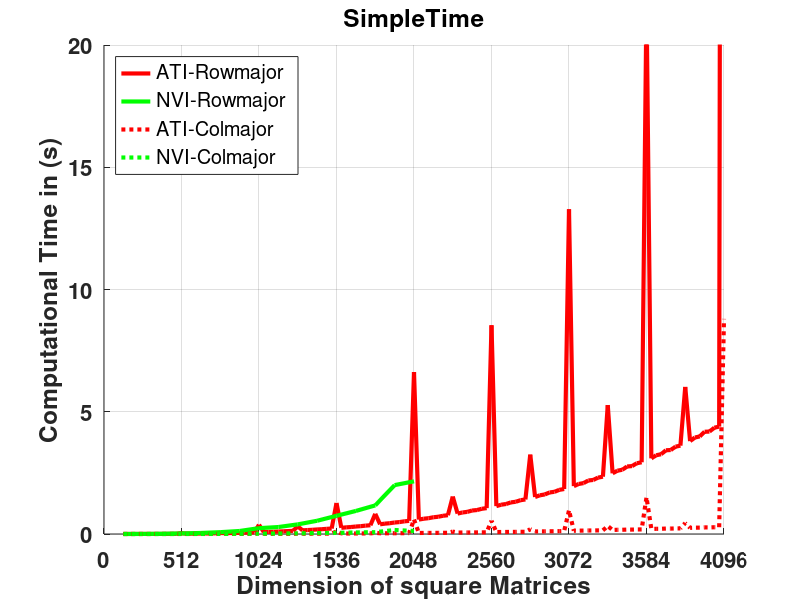
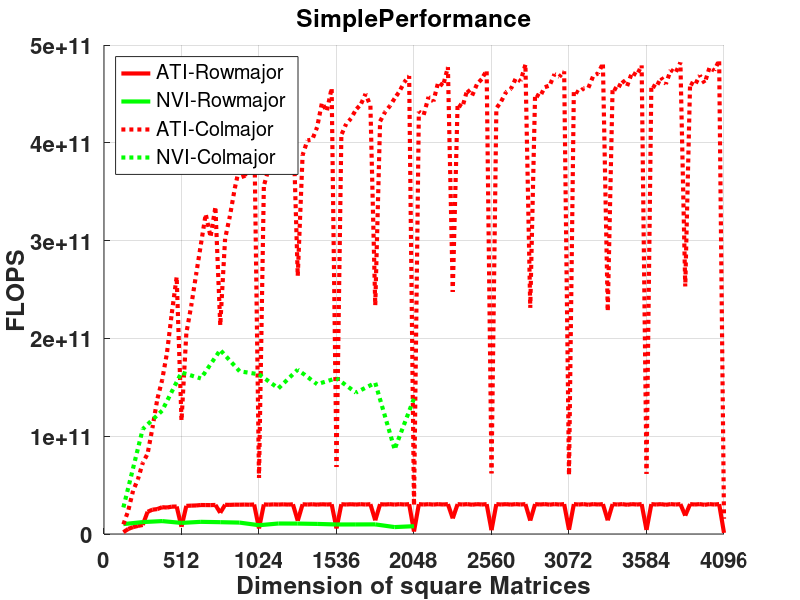
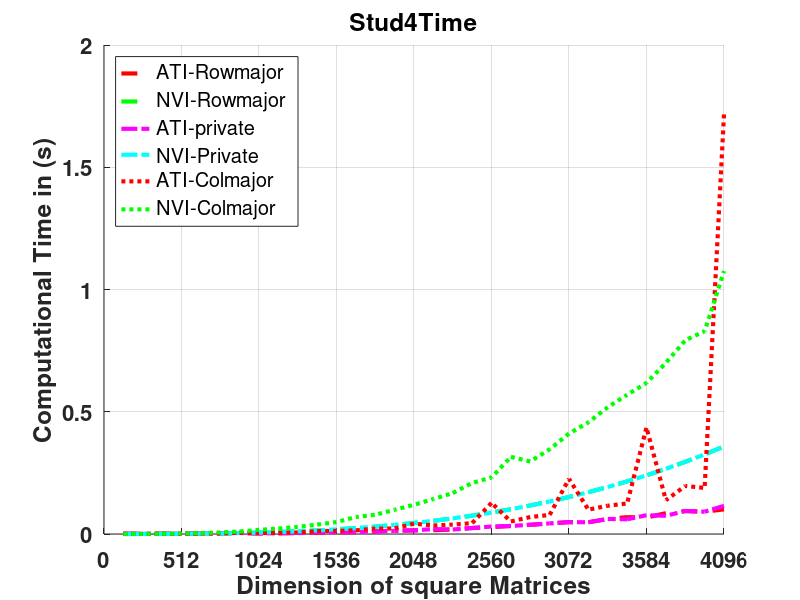
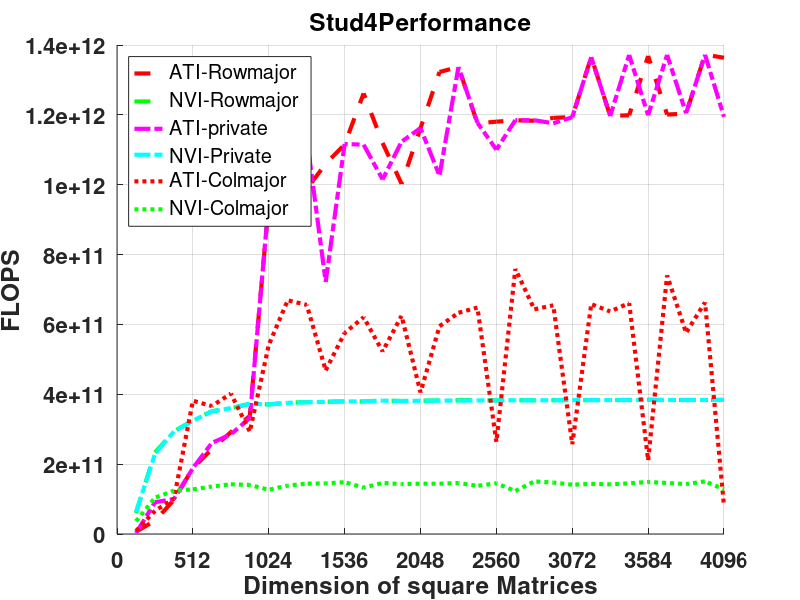

Write MATLAB code to recreate these figures, in order.
x = 128:128:4096; %anfangswert, schrittweite, endwert
xsmall = 128 : 128 : 2048;
xalot = 128 : 32 : 4096;


%%%%%% NVIDIA Results	

NVIstud4_RMBlockUnrolled_float_B32x2_n = [2.09715e+06,1.67772e+07,5.66231e+07,1.34218e+08,2.62144e+08,4.52985e+08,7.19323e+08,1.07374e+09,1.52882e+09,2.09715e+09,2.79131e+09,3.62388e+09,4.60744e+09,5.75459e+09,7.07789e+09,8.58993e+09,1.03033e+10,1.22306e+10,1.43844e+10,1.67772e+10,1.94217e+10,2.23305e+10,2.5516e+10,2.8991e+10,3.2768e+10,3.68595e+10,4.12782e+10,4.60367e+10,5.11474e+10,5.66231e+10,6.24763e+10,6.87195e+10];
NVIstud4_RMBlockUnrolled_float_B32x2_o = [4.17792e+06,3.34889e+07,1.13099e+08,2.68173e+08,5.23878e+08,9.0538e+08,1.43784e+09,2.14644e+09,3.05632e+09,4.19267e+09,5.58064e+09,7.2454e+09,9.21212e+09,1.1506e+10,1.41521e+10,1.71757e+10,2.06019e+10,2.44559e+10,2.87628e+10,3.35479e+10,3.88362e+10,4.4653e+10,5.10234e+10,5.79726e+10,6.55258e+10,7.3708e+10,8.25445e+10,9.20605e+10,1.02281e+11,1.13231e+11,1.24937e+11,1.37422e+11];
NVIstud4_RMBlockUnrolled_float_B32x2_t = [6.95e-05,0.0001435,0.0003849,0.0008254,0.0014903,0.0025152,0.0038567,0.0057873,0.0081324,0.0111031,0.0147407,0.0190849,0.0242757,0.0301238,0.0371731,0.0450139,0.0538992,0.0638488,0.0750117,0.0877034,0.101376,0.116652,0.133159,0.15126,0.170874,0.192216,0.214926,0.239404,0.266653,0.2951,0.325535,0.357931];
NVIstud4_RMBlockUnrolled_float_B32x2_p = [6.0114e+10,2.33372e+11,2.93839e+11,3.24901e+11,3.51525e+11,3.59963e+11,3.72817e+11,3.70887e+11,3.7582e+11,3.77612e+11,3.78587e+11,3.7964e+11,3.79479e+11,3.81956e+11,3.80708e+11,3.81564e+11,3.8223e+11,3.83028e+11,3.83444e+11,3.82515e+11,3.8309e+11,3.82788e+11,3.83177e+11,3.83265e+11,3.83473e+11,3.83465e+11,3.8406e+11,3.84541e+11,3.83574e+11,3.83705e+11,3.83789e+11,3.83935e+11];
     
NVIstud4_RMunrolledBsregister_float_B32x2_n = [2.09715e+06,1.67772e+07,5.66231e+07,1.34218e+08,2.62144e+08,4.52985e+08,7.19323e+08,1.07374e+09,1.52882e+09,2.09715e+09,2.79131e+09,3.62388e+09,4.60744e+09,5.75459e+09,7.07789e+09,8.58993e+09,1.03033e+10,1.22306e+10,1.43844e+10,1.67772e+10,1.94217e+10,2.23305e+10,2.5516e+10,2.8991e+10,3.2768e+10,3.68595e+10,4.12782e+10,4.60367e+10,5.11474e+10,5.66231e+10,6.24763e+10,6.87195e+10];
NVIstud4_RMunrolledBsregister_float_B32x2_o = [4.17792e+06,3.34889e+07,1.13099e+08,2.68173e+08,5.23878e+08,9.0538e+08,1.43784e+09,2.14644e+09,3.05632e+09,4.19267e+09,5.58064e+09,7.2454e+09,9.21212e+09,1.1506e+10,1.41521e+10,1.71757e+10,2.06019e+10,2.44559e+10,2.87628e+10,3.35479e+10,3.88362e+10,4.4653e+10,5.10234e+10,5.79726e+10,6.55258e+10,7.3708e+10,8.25445e+10,9.20605e+10,1.02281e+11,1.13231e+11,1.24937e+11,1.37422e+11];
NVIstud4_RMunrolledBsregister_float_B32x2_t = [6.67e-05,0.0001463,0.0003856,0.0008268,0.0014916,0.0025125,0.0038547,0.0057873,0.0081373,0.0111096,0.0147479,0.0190814,0.0242744,0.0301303,0.0371681,0.0450202,0.053927,0.0640156,0.0751958,0.0876999,0.101373,0.11666,0.133166,0.151264,0.170874,0.192212,0.215318,0.239771,0.266663,0.295099,0.32555,0.35793];
NVIstud4_RMunrolledBsregister_float_B32x2_p = [6.26375e+10,2.28906e+11,2.93306e+11,3.24351e+11,3.51219e+11,3.6035e+11,3.7301e+11,3.70887e+11,3.75594e+11,3.77391e+11,3.78402e+11,3.7971e+11,3.79499e+11,3.81873e+11,3.80759e+11,3.8151e+11,3.82033e+11,3.8203e+11,3.82506e+11,3.8253e+11,3.83101e+11,3.82762e+11,3.83157e+11,3.83254e+11,3.83473e+11,3.83473e+11,3.83361e+11,3.83952e+11,3.83559e+11,3.83707e+11,3.83771e+11,3.83936e+11];
     
NVIstud4_CMunrolled_float_B32x2_n = [2.09715e+06,1.67772e+07,5.66231e+07,1.34218e+08,2.62144e+08,4.52985e+08,7.19323e+08,1.07374e+09,1.52882e+09,2.09715e+09,2.79131e+09,3.62388e+09,4.60744e+09,5.75459e+09,7.07789e+09,8.58993e+09,1.03033e+10,1.22306e+10,1.43844e+10,1.67772e+10,1.94217e+10,2.23305e+10,2.5516e+10,2.8991e+10,3.2768e+10,3.68595e+10,4.12782e+10,4.60367e+10,5.11474e+10,5.66231e+10,6.24763e+10,6.87195e+10];
NVIstud4_CMunrolled_float_B32x2_o = [4.17792e+06,3.34889e+07,1.13099e+08,2.68173e+08,5.23878e+08,9.0538e+08,1.43784e+09,2.14644e+09,3.05632e+09,4.19267e+09,5.58064e+09,7.2454e+09,9.21212e+09,1.1506e+10,1.41521e+10,1.71757e+10,2.06019e+10,2.44559e+10,2.87628e+10,3.35479e+10,3.88362e+10,4.4653e+10,5.10234e+10,5.79726e+10,6.55258e+10,7.3708e+10,8.25445e+10,9.20605e+10,1.02281e+11,1.13231e+11,1.24937e+11,1.37422e+11];
NVIstud4_CMunrolled_float_B32x2_t = [0.0001146,0.0003226,0.00091,0.0020999,0.0038534,0.0063598,0.0102432,0.0169456,0.0220581,0.0290799,0.0385324,0.0488352,0.069442,0.0787003,0.0990387,0.119255,0.143084,0.167457,0.208632,0.231182,0.315494,0.296705,0.346329,0.410647,0.456562,0.518592,0.56945,0.617855,0.700008,0.792307,0.829334,1.07556];
NVIstud4_CMunrolled_float_B32x2_p = [3.64565e+10,1.03809e+11,1.24284e+11,1.27708e+11,1.35952e+11,1.4236e+11,1.40371e+11,1.26666e+11,1.38558e+11,1.44177e+11,1.4483e+11,1.48364e+11,1.32659e+11,1.462e+11,1.42895e+11,1.44025e+11,1.43985e+11,1.46043e+11,1.37864e+11,1.45115e+11,1.23097e+11,1.50496e+11,1.47326e+11,1.41174e+11,1.4352e+11,1.42131e+11,1.44955e+11,1.49e+11,1.46114e+11,1.42914e+11,1.50647e+11,1.27768e+11];

NVIDIAstud4_multiRM_float_B16x16_n = [2.09715e+06,1.67772e+07,5.66231e+07,1.34218e+08,2.62144e+08,4.52985e+08,7.19323e+08,1.07374e+09,1.52882e+09,2.09715e+09,2.79131e+09,3.62388e+09,4.60744e+09,5.75459e+09,7.07789e+09,8.58993e+09];
NVIDIAstud4_multiRM_float_B16x16_o = [4.17792e+06,3.34889e+07,1.13099e+08,2.68173e+08,5.23878e+08,9.0538e+08,1.43784e+09,2.14644e+09,3.05632e+09,4.19267e+09,5.58064e+09,7.2454e+09,9.21212e+09,1.1506e+10,1.41521e+10,1.71757e+10];
NVIDIAstud4_multiRM_float_B16x16_t = [0.0004131,0.0027477,0.0085702,0.0236231,0.0421162,0.0749314,0.123383,0.238944,0.284954,0.393614,0.541147,0.744599,0.942911,1.16979,1.99975,2.15434];
NVIDIAstud4_multiRM_float_B16x16_p = [1.01136e+10,1.2188e+10,1.31967e+10,1.13522e+10,1.24389e+10,1.20828e+10,1.16535e+10,8.98299e+09,1.07257e+10,1.06517e+10,1.03126e+10,9.73061e+09,9.76987e+09,9.83588e+09,7.07693e+09,7.97258e+09];
 
NVIDIAstud4_multiCM_float_B16x16_n = [2.09715e+06,1.67772e+07,5.66231e+07,1.34218e+08,2.62144e+08,4.52985e+08,7.19323e+08,1.07374e+09,1.52882e+09,2.09715e+09,2.79131e+09,3.62388e+09,4.60744e+09,5.75459e+09,7.07789e+09,8.58993e+09];
NVIDIAstud4_multiCM_float_B16x16_o = [4.17792e+06,3.34889e+07,1.13099e+08,2.68173e+08,5.23878e+08,9.0538e+08,1.43784e+09,2.14644e+09,3.05632e+09,4.19267e+09,5.58064e+09,7.2454e+09,9.21212e+09,1.1506e+10,1.41521e+10,1.71757e+10];
NVIDIAstud4_multiCM_float_B16x16_t = [0.000154,0.000312,0.0008966,0.0016241,0.0032938,0.0048128,0.0086415,0.013146,0.0205229,0.0249448,0.0364383,0.0454836,0.0637197,0.0744545,0.163352,0.123886];
NVIDIAstud4_multiCM_float_B16x16_p = [2.71294e+10,1.07336e+11,1.26142e+11,1.65121e+11,1.5905e+11,1.88119e+11,1.66388e+11,1.63277e+11,1.48922e+11,1.68078e+11,1.53153e+11,1.59297e+11,1.44573e+11,1.54537e+11,8.66355e+10,1.38641e+11];



%%%%%% ATI Results

ATIstud4_RMBlockUnrolled_float_B32x2_n = [2.09715e+06,1.67772e+07,5.66231e+07,1.34218e+08,2.62144e+08,4.52985e+08,7.19323e+08,1.07374e+09,1.52882e+09,2.09715e+09,2.79131e+09,3.62388e+09,4.60744e+09,5.75459e+09,7.07789e+09,8.58993e+09,1.03033e+10,1.22306e+10,1.43844e+10,1.67772e+10,1.94217e+10,2.23305e+10,2.5516e+10,2.8991e+10,3.2768e+10,3.68595e+10,4.12782e+10,4.60367e+10,5.11474e+10,5.66231e+10,6.24763e+10,6.87195e+10];
ATIstud4_RMBlockUnrolled_float_B32x2_o = [4.17792e+06,3.34889e+07,1.13099e+08,2.68173e+08,5.23878e+08,9.0538e+08,1.43784e+09,2.14644e+09,3.05632e+09,4.19267e+09,5.58064e+09,7.2454e+09,9.21212e+09,1.1506e+10,1.41521e+10,1.71757e+10,2.06019e+10,2.44559e+10,2.87628e+10,3.35479e+10,3.88362e+10,4.4653e+10,5.10234e+10,5.79726e+10,6.55258e+10,7.3708e+10,8.25445e+10,9.20605e+10,1.02281e+11,1.13231e+11,1.24937e+11,1.37422e+11];
ATIstud4_RMBlockUnrolled_float_B32x2_t = [0.0006291,0.0008799,0.0011611,0.0014198,0.0021531,0.0031058,0.0042522,0.0022648,0.0029768,0.004245,0.0052652,0.0064982,0.0073025,0.0102783,0.0141151,0.0147806,0.0155747,0.0182921,0.0244656,0.0284187,0.032787,0.0377438,0.042829,0.0485676,0.0479656,0.0615875,0.0688472,0.0672689,0.0851676,0.0940866,0.0910222,0.100788];
ATIstud4_RMBlockUnrolled_float_B32x2_p = [6.64111e+09,3.80599e+10,9.74066e+10,1.88881e+11,2.43314e+11,2.91513e+11,3.38141e+11,9.47737e+11,1.02671e+12,9.87672e+11,1.05991e+12,1.11499e+12,1.2615e+12,1.11944e+12,1.00262e+12,1.16204e+12,1.32278e+12,1.33696e+12,1.17564e+12,1.18049e+12,1.1845e+12,1.18306e+12,1.19133e+12,1.19365e+12,1.3661e+12,1.1968e+12,1.19895e+12,1.36854e+12,1.20094e+12,1.20348e+12,1.3726e+12,1.36348e+12];
     
ATIstud4_RMunrolledBsregister_float_B32x2_n = [2.09715e+06,1.67772e+07,5.66231e+07,1.34218e+08,2.62144e+08,4.52985e+08,7.19323e+08,1.07374e+09,1.52882e+09,2.09715e+09,2.79131e+09,3.62388e+09,4.60744e+09,5.75459e+09,7.07789e+09,8.58993e+09,1.03033e+10,1.22306e+10,1.43844e+10,1.67772e+10,1.94217e+10,2.23305e+10,2.5516e+10,2.8991e+10,3.2768e+10,3.68595e+10,4.12782e+10,4.60367e+10,5.11474e+10,5.66231e+10,6.24763e+10,6.87195e+10];
ATIstud4_RMunrolledBsregister_float_B32x2_o = [4.17792e+06,3.34889e+07,1.13099e+08,2.68173e+08,5.23878e+08,9.0538e+08,1.43784e+09,2.14644e+09,3.05632e+09,4.19267e+09,5.58064e+09,7.2454e+09,9.21212e+09,1.1506e+10,1.41521e+10,1.71757e+10,2.06019e+10,2.44559e+10,2.87628e+10,3.35479e+10,3.88362e+10,4.4653e+10,5.10234e+10,5.79726e+10,6.55258e+10,7.3708e+10,8.25445e+10,9.20605e+10,1.02281e+11,1.13231e+11,1.24937e+11,1.37422e+11];
ATIstud4_RMunrolledBsregister_float_B32x2_t = [0.0017535,0.0003683,0.0011295,0.0014218,0.0020095,0.0031739,0.0043267,0.0022529,0.0033452,0.0036912,0.0077332,0.006488,0.0082655,0.0113337,0.0126005,0.0147782,0.0200824,0.0182928,0.0244297,0.0304903,0.032779,0.0376949,0.0433923,0.0485826,0.0479997,0.0615916,0.0601862,0.0767924,0.0745705,0.0939939,0.0910692,0.115065];
ATIstud4_RMunrolledBsregister_float_B32x2_p = [2.38262e+09,9.09283e+10,1.00132e+11,1.88615e+11,2.60701e+11,2.85258e+11,3.32319e+11,9.52743e+11,9.13644e+11,1.13585e+12,7.21646e+11,1.11674e+12,1.11453e+12,1.0152e+12,1.12314e+12,1.16223e+12,1.02587e+12,1.33691e+12,1.17737e+12,1.10028e+12,1.18479e+12,1.18459e+12,1.17586e+12,1.19328e+12,1.36513e+12,1.19672e+12,1.37149e+12,1.19882e+12,1.3716e+12,1.20467e+12,1.37189e+12,1.1943e+12];
     
ATIstud4_CMunrolled_float_B32x2_n = [2.09715e+06,1.67772e+07,5.66231e+07,1.34218e+08,2.62144e+08,4.52985e+08,7.19323e+08,1.07374e+09,1.52882e+09,2.09715e+09,2.79131e+09,3.62388e+09,4.60744e+09,5.75459e+09,7.07789e+09,8.58993e+09,1.03033e+10,1.22306e+10,1.43844e+10,1.67772e+10,1.94217e+10,2.23305e+10,2.5516e+10,2.8991e+10,3.2768e+10,3.68595e+10,4.12782e+10,4.60367e+10,5.11474e+10,5.66231e+10,6.24763e+10,6.87195e+10];
ATIstud4_CMunrolled_float_B32x2_o = [4.17792e+06,3.34889e+07,1.13099e+08,2.68173e+08,5.23878e+08,9.0538e+08,1.43784e+09,2.14644e+09,3.05632e+09,4.19267e+09,5.58064e+09,7.2454e+09,9.21212e+09,1.1506e+10,1.41521e+10,1.71757e+10,2.06019e+10,2.44559e+10,2.87628e+10,3.35479e+10,3.88362e+10,4.4653e+10,5.10234e+10,5.79726e+10,6.55258e+10,7.3708e+10,8.25445e+10,9.20605e+10,1.02281e+11,1.13231e+11,1.24937e+11,1.37422e+11];
ATIstud4_CMunrolled_float_B32x2_t = [0.0004855,0.0005046,0.0011231,0.0007028,0.0014304,0.002253,0.0049032,0.0039641,0.0045684,0.0063908,0.0119107,0.0125877,0.0148399,0.0220239,0.0226557,0.0423899,0.034635,0.0386168,0.0443682,0.127235,0.0511765,0.0694225,0.0779358,0.225601,0.0995709,0.1157,0.124842,0.435475,0.138134,0.196561,0.188422,1.71611];
ATIstud4_CMunrolled_float_B32x2_p = [8.6054e+09,6.63672e+10,1.00702e+11,3.81578e+11,3.66246e+11,4.01855e+11,2.93246e+11,5.41468e+11,6.69013e+11,6.56047e+11,4.6854e+11,5.75593e+11,6.20767e+11,5.22431e+11,6.24659e+11,4.05183e+11,5.94828e+11,6.33296e+11,6.48275e+11,2.63669e+11,7.58868e+11,6.43207e+11,6.54685e+11,2.56969e+11,6.58081e+11,6.37063e+11,6.61192e+11,2.11403e+11,7.40446e+11,5.76064e+11,6.63069e+11,8.00775e+10];

%ATIstud4_multiRM_float_B16x16_n = [2.09715e+06,1.67772e+07,5.66231e+07,1.34218e+08,2.62144e+08,4.52985e+08,7.19323e+08,1.07374e+09,1.52882e+09,2.09715e+09,2.79131e+09,3.62388e+09,4.60744e+09,5.75459e+09,7.07789e+09,8.58993e+09,1.03033e+10,1.22306e+10,1.43844e+10,1.67772e+10,1.94217e+10,2.23305e+10,2.5516e+10,2.8991e+10,3.2768e+10,3.68595e+10,4.12782e+10,4.60367e+10,5.11474e+10,5.66231e+10,6.24763e+10,6.87195e+10];
%ATIstud4_multiRM_float_B16x16_o = [4.17792e+06,3.34889e+07,1.13099e+08,2.68173e+08,5.23878e+08,9.0538e+08,1.43784e+09,2.14644e+09,3.05632e+09,4.19267e+09,5.58064e+09,7.2454e+09,9.21212e+09,1.1506e+10,1.41521e+10,1.71757e+10,2.06019e+10,2.44559e+10,2.87628e+10,3.35479e+10,3.88362e+10,4.4653e+10,5.10234e+10,5.79726e+10,6.55258e+10,7.3708e+10,8.25445e+10,9.20605e+10,1.02281e+11,1.13231e+11,1.24937e+11,1.37422e+11];
%ATIstud4_multiRM_float_B16x16_t = [0.0017828,0.0036249,0.0041293,0.038006,0.0176896,0.0421743,0.047977,0.340289,0.101543,0.290271,0.185754,1.25309,0.305979,0.899872,0.470435,6.14323,0.684949,1.53323,0.960207,8.59851,1.29282,3.18854,1.69987,12.4195,2.18918,5.31258,2.76396,22.2391,3.42403,6.6554,4.18856,121.858];
%ATIstud4_multiRM_float_B16x16_p = [2.34346e+09,9.23857e+09,2.73893e+10,7.05608e+09,2.96151e+10,2.14676e+10,2.99694e+10,6.30768e+09,3.00987e+10,1.4444e+10,3.00432e+10,5.78202e+09,3.0107e+10,1.27862e+10,3.0083e+10,2.79587e+09,3.0078e+10,1.59505e+10,2.99548e+10,3.90159e+09,3.004e+10,1.40042e+10,3.00162e+10,4.66786e+09,2.99317e+10,1.38743e+10,2.98646e+10,4.13958e+09,2.98716e+10,1.70135e+10,2.98281e+10,1.12772e+09];
 
%ATIstud4_multiCM_float_B16x16_n = [2.09715e+06,1.67772e+07,5.66231e+07,1.34218e+08,2.62144e+08,4.52985e+08,7.19323e+08,1.07374e+09,1.52882e+09,2.09715e+09,2.79131e+09,3.62388e+09,4.60744e+09,5.75459e+09,7.07789e+09,8.58993e+09,1.03033e+10,1.22306e+10,1.43844e+10,1.67772e+10,1.94217e+10,2.23305e+10,2.5516e+10,2.8991e+10,3.2768e+10,3.68595e+10,4.12782e+10,4.60367e+10,5.11474e+10,5.66231e+10,6.24763e+10,6.87195e+10];
%ATIstud4_multiCM_float_B16x16_o = [4.17792e+06,3.34889e+07,1.13099e+08,2.68173e+08,5.23878e+08,9.0538e+08,1.43784e+09,2.14644e+09,3.05632e+09,4.19267e+09,5.58064e+09,7.2454e+09,9.21212e+09,1.1506e+10,1.41521e+10,1.71757e+10,2.06019e+10,2.44559e+10,2.87628e+10,3.35479e+10,3.88362e+10,4.4653e+10,5.10234e+10,5.79726e+10,6.55258e+10,7.3708e+10,8.25445e+10,9.20605e+10,1.02281e+11,1.13231e+11,1.24937e+11,1.37422e+11];
%ATIstud4_multiCM_float_B16x16_t = [0.0004416,0.0004912,0.0006933,0.0024349,0.001777,0.0042809,0.0038232,0.0389795,0.0079226,0.019307,0.0134352,0.122138,0.0212515,0.0589684,0.0318083,0.589623,0.0466273,0.122434,0.0642182,0.538254,0.0853938,0.243335,0.111289,1.00001,0.143845,0.320208,0.179945,1.50135,0.221761,0.441589,0.271479,9.0142];
%ATIstud4_multiCM_float_B16x16_p = [9.46087e+09,6.81777e+10,1.63131e+11,1.10137e+11,2.94811e+11,2.11493e+11,3.76084e+11,5.50657e+10,3.85772e+11,2.17158e+11,4.15374e+11,5.93214e+10,4.33481e+11,1.95121e+11,4.44918e+11,2.91299e+10,4.41842e+11,1.99747e+11,4.47892e+11,6.23272e+10,4.5479e+11,1.83505e+11,4.58477e+11,5.7972e+10,4.55529e+11,2.30188e+11,4.58721e+11,6.13183e+10,4.61222e+11,2.56418e+11,4.60207e+11,1.52451e+10];

ATIstud4_multiRM_float_B16x16_n = [2.09715e+06,4.096e+06,7.07789e+06,1.12394e+07,1.67772e+07,2.38879e+07,3.2768e+07,4.36142e+07,5.66231e+07,7.19913e+07,8.99154e+07,1.10592e+08,1.34218e+08,1.60989e+08,1.91103e+08,2.24756e+08,2.62144e+08,3.03464e+08,3.48914e+08,3.98688e+08,4.52985e+08,5.12e+08,5.7593e+08,6.44973e+08,7.19323e+08,7.99179e+08,8.84736e+08,9.76191e+08,1.07374e+09,1.17758e+09,1.28791e+09,1.40493e+09,1.52882e+09,1.6598e+09,1.79805e+09,1.94376e+09,2.09715e+09,2.2584e+09,2.42772e+09,2.60529e+09,2.79131e+09,2.98598e+09,3.18951e+09,3.40207e+09,3.62388e+09,3.85512e+09,4.096e+09,4.34671e+09,4.60744e+09,4.8784e+09,5.15978e+09,5.45178e+09,5.75459e+09,6.0684e+09,6.39343e+09,6.72986e+09,7.07789e+09,7.43771e+09,7.80953e+09,8.19354e+09,8.58993e+09,8.99891e+09,9.42067e+09,9.8554e+09,1.03033e+10,1.07646e+10,1.12394e+10,1.1728e+10,1.22306e+10,1.27473e+10,1.32784e+10,1.3824e+10,1.43844e+10,1.49597e+10,1.55501e+10,1.61559e+10,1.67772e+10,1.74143e+10,1.80672e+10,1.87363e+10,1.94217e+10,2.01236e+10,2.08423e+10,2.15778e+10,2.23305e+10,2.31004e+10,2.38879e+10,2.4693e+10,2.5516e+10,2.63572e+10,2.72166e+10,2.80945e+10,2.8991e+10,2.99065e+10,3.0841e+10,3.17948e+10,3.2768e+10,3.37609e+10,3.47737e+10,3.58065e+10,3.68595e+10,3.79331e+10,3.90272e+10,4.01422e+10,4.12782e+10,4.24355e+10,4.36142e+10,4.48145e+10,4.60367e+10,4.72808e+10,4.85472e+10,4.9836e+10,5.11474e+10,5.24817e+10,5.38389e+10,5.52193e+10,5.66231e+10,5.80505e+10,5.95017e+10,6.09769e+10,6.24763e+10,6.4e+10,6.55483e+10,6.71214e+10,6.87195e+10];
ATIstud4_multiRM_float_B16x16_o = [4.17792e+06,8.1664e+06,1.41189e+07,2.24287e+07,3.34889e+07,4.76928e+07,6.54336e+07,8.71045e+07,1.13099e+08,1.4381e+08,1.7963e+08,2.20954e+08,2.68173e+08,3.21682e+08,3.81874e+08,4.49142e+08,5.23878e+08,6.06477e+08,6.97332e+08,7.96835e+08,9.0538e+08,1.02336e+09,1.15117e+09,1.2892e+09,1.43784e+09,1.5975e+09,1.76855e+09,1.9514e+09,2.14644e+09,2.35405e+09,2.57464e+09,2.8086e+09,3.05632e+09,3.31819e+09,3.59461e+09,3.88597e+09,4.19267e+09,4.51509e+09,4.85362e+09,5.20868e+09,5.58064e+09,5.96989e+09,6.37685e+09,6.80188e+09,7.2454e+09,7.70779e+09,8.18944e+09,8.69075e+09,9.21212e+09,9.75393e+09,1.03166e+10,1.09005e+10,1.1506e+10,1.21335e+10,1.27834e+10,1.34562e+10,1.41521e+10,1.48716e+10,1.56151e+10,1.6383e+10,1.71757e+10,1.79935e+10,1.88369e+10,1.97062e+10,2.06019e+10,2.15243e+10,2.24738e+10,2.34509e+10,2.44559e+10,2.54892e+10,2.65512e+10,2.76422e+10,2.87628e+10,2.99133e+10,3.1094e+10,3.23054e+10,3.35479e+10,3.48218e+10,3.61276e+10,3.74656e+10,3.88362e+10,4.02399e+10,4.1677e+10,4.31479e+10,4.4653e+10,4.61927e+10,4.77674e+10,4.93775e+10,5.10234e+10,5.27055e+10,5.44241e+10,5.61797e+10,5.79726e+10,5.98033e+10,6.16721e+10,6.35795e+10,6.55258e+10,6.75114e+10,6.95367e+10,7.16021e+10,7.3708e+10,7.58548e+10,7.80429e+10,8.02727e+10,8.25445e+10,8.48589e+10,8.7216e+10,8.96164e+10,9.20605e+10,9.45486e+10,9.70812e+10,9.96585e+10,1.02281e+11,1.04949e+11,1.07663e+11,1.10424e+11,1.13231e+11,1.16086e+11,1.18988e+11,1.21938e+11,1.24937e+11,1.27984e+11,1.3108e+11,1.34226e+11,1.37422e+11];
ATIstud4_multiRM_float_B16x16_t = [0.0022653,0.001586,0.0020006,0.0027142,0.0036235,0.0021008,0.0026326,0.0034193,0.0041286,0.0053136,0.0064235,0.0078636,0.0360428,0.0111861,0.0131585,0.0153971,0.0176832,0.0205019,0.023611,0.0268259,0.0416803,0.0342614,0.0386272,0.0429746,0.0479669,0.0530928,0.0590244,0.0646748,0.376019,0.0778655,0.0857322,0.0927446,0.10155,0.109445,0.119519,0.128047,0.308777,0.148634,0.1612,0.171327,0.185822,0.196241,0.211594,0.223479,1.26693,0.253137,0.271708,0.285313,0.306024,0.320059,0.342387,0.357651,0.824121,0.397952,0.423967,0.441275,0.470487,0.487601,0.517748,0.537093,6.62377,0.589731,0.62479,0.646413,0.684504,0.705307,0.745423,0.768358,1.53175,0.835109,0.880411,0.905543,0.960411,0.979857,1.03101,1.05852,8.53704,1.14048,1.19826,1.22706,1.29225,1.31781,1.38244,1.41295,3.24751,1.51256,1.58403,1.61693,1.69935,1.72577,1.80538,1.83969,13.2817,1.958,2.04627,2.08144,2.18902,2.21072,2.30697,2.34405,5.27268,2.48308,2.58926,2.62748,2.76147,2.77744,2.89375,2.93334,21.9399,3.09461,3.22052,3.26152,3.42434,3.43462,3.57271,3.61372,6.01569,3.79891,3.94706,3.99013,4.18231,4.18819,4.34865,4.39197,121.479];
ATIstud4_multiRM_float_B16x16_p = [1.84431e+09,5.14905e+09,7.05734e+09,8.26346e+09,9.24214e+09,2.27022e+10,2.48551e+10,2.54744e+10,2.7394e+10,2.70644e+10,2.79645e+10,2.80983e+10,7.44041e+09,2.87573e+10,2.90211e+10,2.91705e+10,2.96258e+10,2.95815e+10,2.95342e+10,2.97039e+10,2.1722e+10,2.98692e+10,2.9802e+10,2.99991e+10,2.99757e+10,3.00888e+10,2.9963e+10,3.01725e+10,5.70831e+09,3.02323e+10,3.00312e+10,3.02832e+10,3.00967e+10,3.03183e+10,3.00756e+10,3.0348e+10,1.35783e+10,3.03773e+10,3.01094e+10,3.0402e+10,3.00322e+10,3.04213e+10,3.01371e+10,3.04364e+10,5.71884e+09,3.04491e+10,3.01406e+10,3.04604e+10,3.01026e+10,3.04754e+10,3.01313e+10,3.04779e+10,1.39615e+10,3.04898e+10,3.01519e+10,3.04938e+10,3.00797e+10,3.04996e+10,3.01597e+10,3.05031e+10,2.59303e+09,3.05114e+10,3.01491e+10,3.04855e+10,3.00975e+10,3.05176e+10,3.01491e+10,3.05208e+10,1.5966e+10,3.0522e+10,3.01577e+10,3.05256e+10,2.99484e+10,3.05282e+10,3.01588e+10,3.05193e+10,3.92968e+09,3.05325e+10,3.015e+10,3.05327e+10,3.00531e+10,3.05353e+10,3.01475e+10,3.05375e+10,1.37499e+10,3.05395e+10,3.01556e+10,3.05379e+10,3.00253e+10,3.05403e+10,3.01454e+10,3.05376e+10,4.36486e+09,3.05431e+10,3.01388e+10,3.05459e+10,2.99339e+10,3.05382e+10,3.0142e+10,3.05463e+10,1.39792e+10,3.05486e+10,3.01411e+10,3.05512e+10,2.98915e+10,3.0553e+10,3.01394e+10,3.0551e+10,4.19602e+09,3.05526e+10,3.01445e+10,3.05559e+10,2.98688e+10,3.05563e+10,3.0135e+10,3.05569e+10,1.88227e+10,3.05577e+10,3.0146e+10,3.056e+10,2.98727e+10,3.05583e+10,3.01428e+10,3.05618e+10,1.13124e+09];
 
ATIstud4_multiCM_float_B16x16_n = [2.09715e+06,4.096e+06,7.07789e+06,1.12394e+07,1.67772e+07,2.38879e+07,3.2768e+07,4.36142e+07,5.66231e+07,7.19913e+07,8.99154e+07,1.10592e+08,1.34218e+08,1.60989e+08,1.91103e+08,2.24756e+08,2.62144e+08,3.03464e+08,3.48914e+08,3.98688e+08,4.52985e+08,5.12e+08,5.7593e+08,6.44973e+08,7.19323e+08,7.99179e+08,8.84736e+08,9.76191e+08,1.07374e+09,1.17758e+09,1.28791e+09,1.40493e+09,1.52882e+09,1.6598e+09,1.79805e+09,1.94376e+09,2.09715e+09,2.2584e+09,2.42772e+09,2.60529e+09,2.79131e+09,2.98598e+09,3.18951e+09,3.40207e+09,3.62388e+09,3.85512e+09,4.096e+09,4.34671e+09,4.60744e+09,4.8784e+09,5.15978e+09,5.45178e+09,5.75459e+09,6.0684e+09,6.39343e+09,6.72986e+09,7.07789e+09,7.43771e+09,7.80953e+09,8.19354e+09,8.58993e+09,8.99891e+09,9.42067e+09,9.8554e+09,1.03033e+10,1.07646e+10,1.12394e+10,1.1728e+10,1.22306e+10,1.27473e+10,1.32784e+10,1.3824e+10,1.43844e+10,1.49597e+10,1.55501e+10,1.61559e+10,1.67772e+10,1.74143e+10,1.80672e+10,1.87363e+10,1.94217e+10,2.01236e+10,2.08423e+10,2.15778e+10,2.23305e+10,2.31004e+10,2.38879e+10,2.4693e+10,2.5516e+10,2.63572e+10,2.72166e+10,2.80945e+10,2.8991e+10,2.99065e+10,3.0841e+10,3.17948e+10,3.2768e+10,3.37609e+10,3.47737e+10,3.58065e+10,3.68595e+10,3.79331e+10,3.90272e+10,4.01422e+10,4.12782e+10,4.24355e+10,4.36142e+10,4.48145e+10,4.60367e+10,4.72808e+10,4.85472e+10,4.9836e+10,5.11474e+10,5.24817e+10,5.38389e+10,5.52193e+10,5.66231e+10,5.80505e+10,5.95017e+10,6.09769e+10,6.24763e+10,6.4e+10,6.55483e+10,6.71214e+10,6.87195e+10];
ATIstud4_multiCM_float_B16x16_o = [4.17792e+06,8.1664e+06,1.41189e+07,2.24287e+07,3.34889e+07,4.76928e+07,6.54336e+07,8.71045e+07,1.13099e+08,1.4381e+08,1.7963e+08,2.20954e+08,2.68173e+08,3.21682e+08,3.81874e+08,4.49142e+08,5.23878e+08,6.06477e+08,6.97332e+08,7.96835e+08,9.0538e+08,1.02336e+09,1.15117e+09,1.2892e+09,1.43784e+09,1.5975e+09,1.76855e+09,1.9514e+09,2.14644e+09,2.35405e+09,2.57464e+09,2.8086e+09,3.05632e+09,3.31819e+09,3.59461e+09,3.88597e+09,4.19267e+09,4.51509e+09,4.85362e+09,5.20868e+09,5.58064e+09,5.96989e+09,6.37685e+09,6.80188e+09,7.2454e+09,7.70779e+09,8.18944e+09,8.69075e+09,9.21212e+09,9.75393e+09,1.03166e+10,1.09005e+10,1.1506e+10,1.21335e+10,1.27834e+10,1.34562e+10,1.41521e+10,1.48716e+10,1.56151e+10,1.6383e+10,1.71757e+10,1.79935e+10,1.88369e+10,1.97062e+10,2.06019e+10,2.15243e+10,2.24738e+10,2.34509e+10,2.44559e+10,2.54892e+10,2.65512e+10,2.76422e+10,2.87628e+10,2.99133e+10,3.1094e+10,3.23054e+10,3.35479e+10,3.48218e+10,3.61276e+10,3.74656e+10,3.88362e+10,4.02399e+10,4.1677e+10,4.31479e+10,4.4653e+10,4.61927e+10,4.77674e+10,4.93775e+10,5.10234e+10,5.27055e+10,5.44241e+10,5.61797e+10,5.79726e+10,5.98033e+10,6.16721e+10,6.35795e+10,6.55258e+10,6.75114e+10,6.95367e+10,7.16021e+10,7.3708e+10,7.58548e+10,7.80429e+10,8.02727e+10,8.25445e+10,8.48589e+10,8.7216e+10,8.96164e+10,9.20605e+10,9.45486e+10,9.70812e+10,9.96585e+10,1.02281e+11,1.04949e+11,1.07663e+11,1.10424e+11,1.13231e+11,1.16086e+11,1.18988e+11,1.21938e+11,1.24937e+11,1.27984e+11,1.3108e+11,1.34226e+11,1.37422e+11];
ATIstud4_multiCM_float_B16x16_t = [0.0004251,0.0003434,0.0003194,0.0004007,0.000461,0.0005812,0.0006034,0.0006326,0.0007186,0.0007769,0.0007954,0.000841,0.0023094,0.0015656,0.0016381,0.0016957,0.0017695,0.0018543,0.0022943,0.0023837,0.0042369,0.0033899,0.0035388,0.0036477,0.0038226,0.0043998,0.0045515,0.0046495,0.0374434,0.0066151,0.0068866,0.0070316,0.0079083,0.0080198,0.0083129,0.0090756,0.0158784,0.0116529,0.0120603,0.0129138,0.0134169,0.013537,0.0147538,0.0149187,0.105778,0.0188902,0.0195284,0.020454,0.0212323,0.0222142,0.0229262,0.024892,0.0491687,0.0287581,0.0296391,0.0307548,0.0317716,0.0328577,0.0338028,0.0349791,0.591352,0.0416541,0.0439547,0.0440914,0.0465782,0.0465826,0.0490329,0.0491214,0.0988158,0.0579649,0.0608179,0.0608402,0.0641589,0.0650418,0.0668207,0.0681467,0.540732,0.0800113,0.0816697,0.0829139,0.0853336,0.0864083,0.0899875,0.0899181,0.193097,0.102696,0.106825,0.108082,0.111269,0.112081,0.116429,0.118747,0.962399,0.131816,0.136724,0.139524,0.143614,0.144178,0.147646,0.148833,0.323434,0.166126,0.171883,0.172959,0.180223,0.179856,0.185934,0.187022,1.49597,0.205873,0.212581,0.213482,0.222321,0.221187,0.228277,0.229039,0.447374,0.251592,0.259307,0.259954,0.271111,0.268461,0.276592,0.277153,8.79842];
ATIstud4_multiCM_float_B16x16_p = [9.82809e+09,2.3781e+10,4.42045e+10,5.59737e+10,7.2644e+10,8.20592e+10,1.08441e+11,1.37693e+11,1.57388e+11,1.85107e+11,2.25836e+11,2.62727e+11,1.16123e+11,2.05469e+11,2.3312e+11,2.64871e+11,2.9606e+11,3.27065e+11,3.03941e+11,3.34285e+11,2.13689e+11,3.01885e+11,3.25299e+11,3.53428e+11,3.76143e+11,3.63084e+11,3.88564e+11,4.19701e+11,5.73248e+10,3.5586e+11,3.73863e+11,3.99426e+11,3.8647e+11,4.1375e+11,4.32414e+11,4.28178e+11,2.64048e+11,3.87465e+11,4.02446e+11,4.03342e+11,4.15941e+11,4.41006e+11,4.32217e+11,4.5593e+11,6.84962e+10,4.08031e+11,4.19361e+11,4.24893e+11,4.33873e+11,4.39085e+11,4.49991e+11,4.3791e+11,2.3401e+11,4.21915e+11,4.31302e+11,4.3753e+11,4.45432e+11,4.52607e+11,4.61948e+11,4.68366e+11,2.90448e+10,4.31974e+11,4.28552e+11,4.4694e+11,4.42307e+11,4.62067e+11,4.58342e+11,4.77407e+11,2.47489e+11,4.39734e+11,4.36568e+11,4.54342e+11,4.48306e+11,4.59908e+11,4.65335e+11,4.74057e+11,6.20416e+10,4.35211e+11,4.42362e+11,4.51861e+11,4.55111e+11,4.65695e+11,4.63142e+11,4.79858e+11,2.31247e+11,4.49801e+11,4.47154e+11,4.56854e+11,4.58557e+11,4.70244e+11,4.67445e+11,4.73105e+11,6.02376e+10,4.53689e+11,4.5107e+11,4.55688e+11,4.56263e+11,4.68251e+11,4.70969e+11,4.81091e+11,2.27892e+11,4.5661e+11,4.54046e+11,4.64114e+11,4.58013e+11,4.71814e+11,4.6907e+11,4.79175e+11,6.15391e+10,4.59257e+11,4.56678e+11,4.66823e+11,4.60061e+11,4.74483e+11,4.71635e+11,4.8212e+11,2.53102e+11,4.61406e+11,4.5887e+11,4.69077e+11,4.60832e+11,4.76733e+11,4.73912e+11,4.84303e+11,1.5619e+10];

length(xalot)
length(xsmall)
length(ATIstud4_multiRM_float_B16x16_n)


figure % create new figure
hold on
plot(xalot,ATIstud4_multiRM_float_B16x16_t,'-r','LineWidth',3)
plot(xsmall,NVIDIAstud4_multiRM_float_B16x16_t,'-g','LineWidth',3)
plot(xalot,ATIstud4_multiCM_float_B16x16_t,'r:','LineWidth',3)
plot(xsmall,NVIDIAstud4_multiCM_float_B16x16_t,'g:','LineWidth',3)
l1=legend('ATI-Rowmajor ','NVI-Rowmajor ','ATI-Colmajor ','NVI-Colmajor '); 
set(l1,'Location','NorthWest')
title('SimpleTime','FontSize',16) % title
ylabel('Computational Time in (s)','FontSize',18) % label for y axis
xlabel('Dimension of square Matrices','FontSize',18) % label for x axis
set(gca,'FontSize',16,'FontWeight','bold')
Ticks = 0:512:4096;
set(gca, 'XTickMode', 'manual', 'XTick', Ticks, 'xlim', [0,4096]);
grid on
axis([0 4096 0 20])
hold off

figure % create new figure
hold on
plot(xalot,ATIstud4_multiRM_float_B16x16_p,'-r','LineWidth',3)
plot(xsmall,NVIDIAstud4_multiRM_float_B16x16_p,'-g','LineWidth',3)
plot(xalot,ATIstud4_multiCM_float_B16x16_p,'r:','LineWidth',3)
plot(xsmall,NVIDIAstud4_multiCM_float_B16x16_p,'g:','LineWidth',3)
l2=legend('ATI-Rowmajor ','NVI-Rowmajor ','ATI-Colmajor ','NVI-Colmajor ');
set(l2,'Location','NorthWest')
title('SimplePerformance','FontSize',16) % title
ylabel('FLOPS','FontSize',18) % label for y axis
xlabel('Dimension of square Matrices','FontSize',18) % label for x axis
set(gca,'FontSize',16,'FontWeight','bold')
Ticks = 0:512:4096;
set(gca, 'XTickMode', 'manual', 'XTick', Ticks, 'xlim', [0,4096]);
grid on
hold off

figure % create new figure
hold on
plot(x,ATIstud4_RMBlockUnrolled_float_B32x2_t,'--r','LineWidth',3)
plot(x,NVIstud4_RMBlockUnrolled_float_B32x2_t,'--g','LineWidth',3) 
plot(x,ATIstud4_RMunrolledBsregister_float_B32x2_t,'m-.','LineWidth',3)
plot(x,NVIstud4_RMunrolledBsregister_float_B32x2_t,'c-.','LineWidth',3) 
plot(x,ATIstud4_CMunrolled_float_B32x2_t,':r','LineWidth',3)
plot(x,NVIstud4_CMunrolled_float_B32x2_t,':g','LineWidth',3) 
l3=legend('ATI-Rowmajor ','NVI-Rowmajor ','ATI-private','NVI-Private','ATI-Colmajor ','NVI-Colmajor '); 
set(l3,'Location','NorthWest')
title('Stud4Time','FontSize',16) % title
ylabel('Computational Time in (s)','FontSize',18) % label for y axis
xlabel('Dimension of square Matrices','FontSize',18) % label for x axis
set(gca,'FontSize',16,'FontWeight','bold')
Ticks = 0:512:4096;
set(gca, 'XTickMode', 'manual', 'XTick', Ticks, 'xlim', [0,4096]);
grid on
hold off

figure % create new figure 
hold on
plot(x,ATIstud4_RMBlockUnrolled_float_B32x2_p,'--r','LineWidth',3)
plot(x,NVIstud4_RMBlockUnrolled_float_B32x2_p,'--g','LineWidth',3) 
plot(x,ATIstud4_RMunrolledBsregister_float_B32x2_p,'m-.','LineWidth',3)
plot(x,NVIstud4_RMunrolledBsregister_float_B32x2_p,'c-.','LineWidth',3) 
plot(x,ATIstud4_CMunrolled_float_B32x2_p,':r','LineWidth',3)
plot(x,NVIstud4_CMunrolled_float_B32x2_p,':g','LineWidth',3) 
l4=legend('ATI-Rowmajor ','NVI-Rowmajor ','ATI-private','NVI-Private','ATI-Colmajor ','NVI-Colmajor '); 
set(l4,'Location','NorthWest')
title('Stud4Performance','FontSize',16) % title
ylabel('FLOPS','FontSize',18) % label for y axis
xlabel('Dimension of square Matrices','FontSize',18) % label for x axis
set(gca,'FontSize',16,'FontWeight','bold')
Ticks = 0:512:4096;
set(gca, 'XTickMode', 'manual', 'XTick', Ticks, 'xlim', [0,4096]);
grid on
hold off
